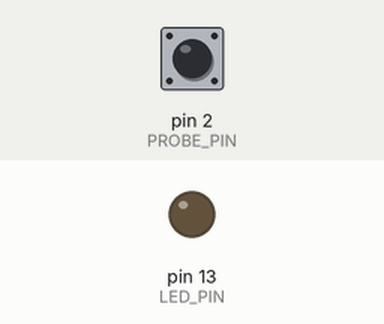
Simulated run of this sketch. Board: Arduino Uno, built with avr-gcc and run on an emulated ATmega328P. Shown: output pins drawn as LEDs (lit = HIGH). The test bench sets the inputs (shaded band); at power-on: pin 2 (PROBE_PIN) HIGH.

Above: at 1.2 s.
1.3 s: pin 2 (PROBE_PIN) pulled LOW for 0.15 s
At 1.37 s:
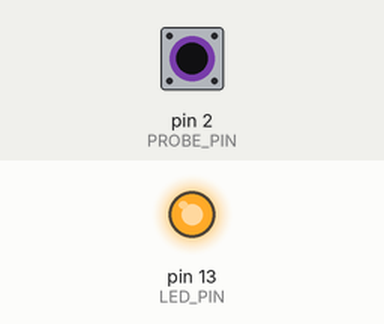
2.9 s: pin 2 (PROBE_PIN) pulled LOW for 3.2 s
At 6.5 s:
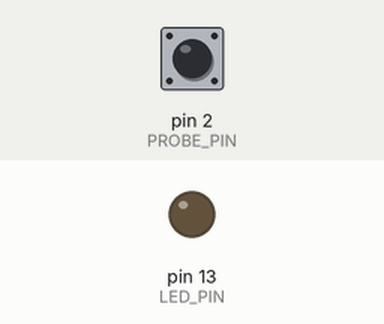
Timing chart, 0 to 8.0 s (numbered marks = the images above; inputs shaded):
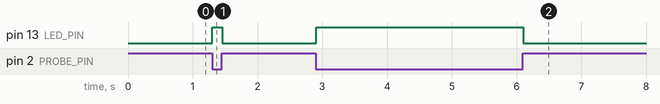

The sketch:

continuity.ino
```cpp
const int PROBE_PIN = 2;
const int LED_PIN   = 13;

void setup() {
  pinMode(PROBE_PIN, INPUT_PULLUP);
  pinMode(LED_PIN, OUTPUT);
}

void loop() {
  bool continuity = (digitalRead(PROBE_PIN) == LOW);

  digitalWrite(LED_PIN, continuity ? HIGH : LOW);
  delay(10);
}
```

Measured:
- after the input at 1.3 s, pin 13 (LED_PIN): LOW → HIGH at once, → LOW 0.15 s later
- after the input at 2.9 s, pin 13 (LED_PIN): LOW → HIGH at once, → LOW 3.2 s later
